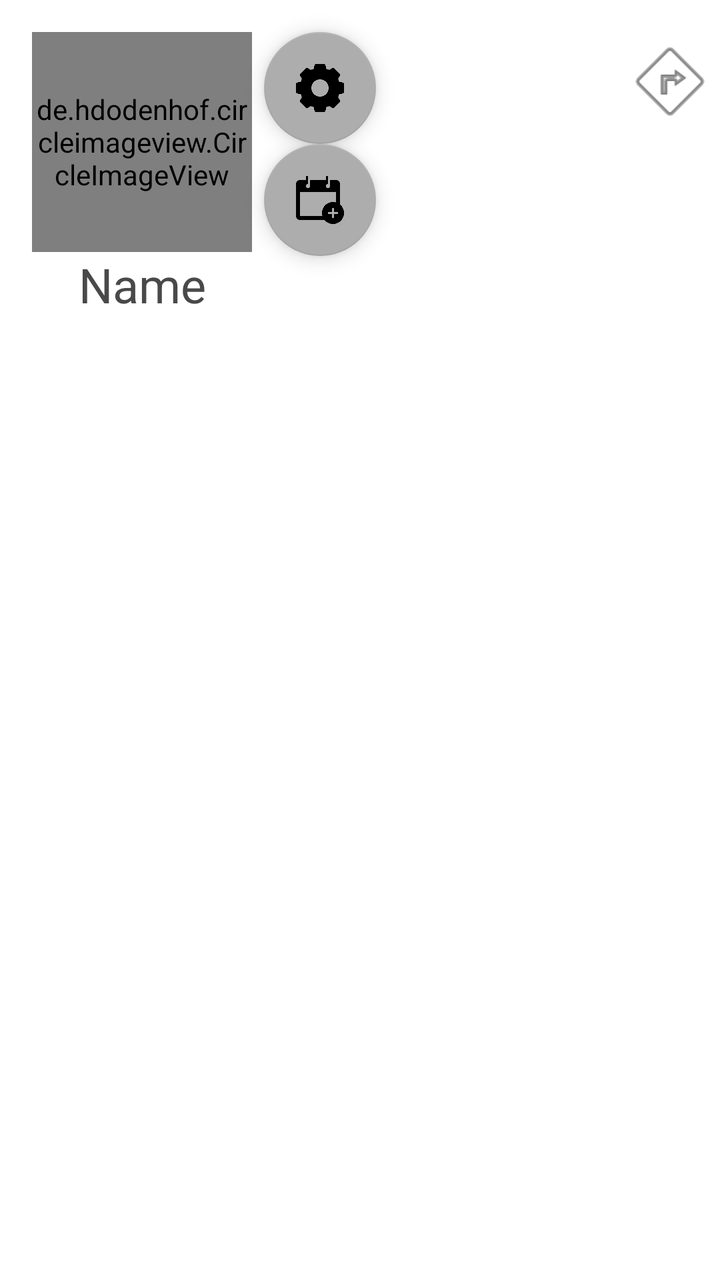
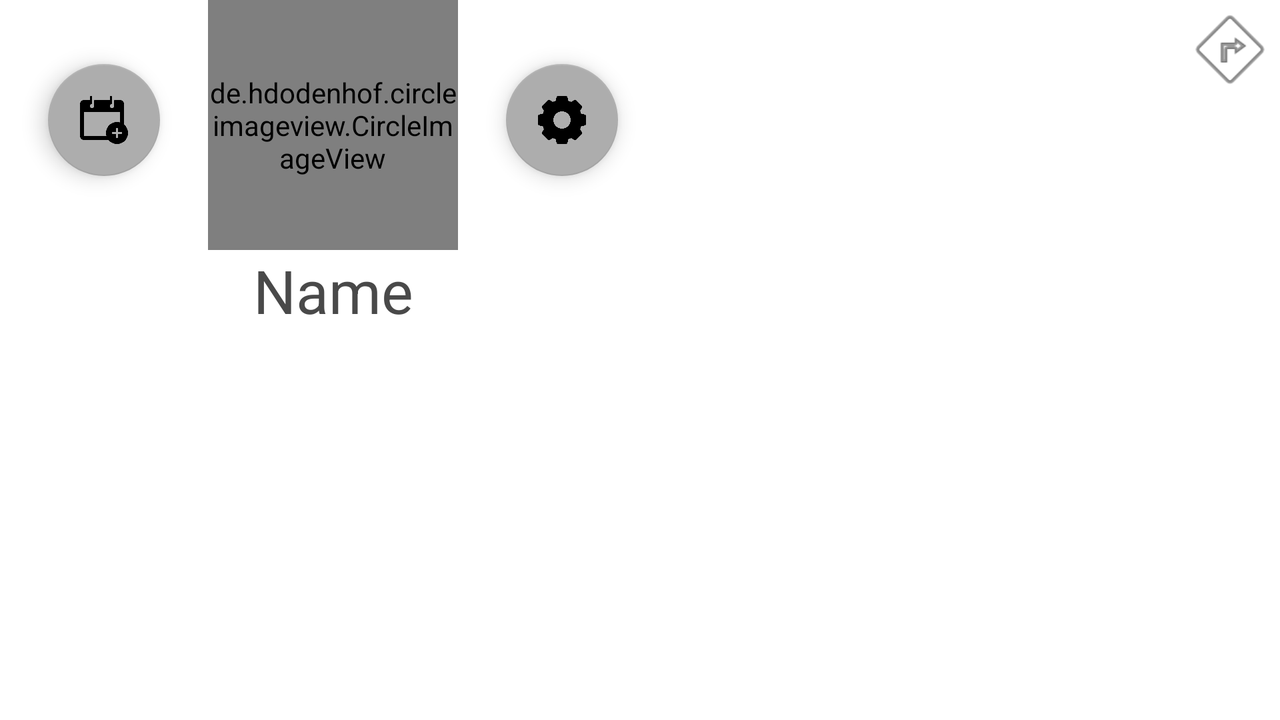

Two renders of one Android screen. The first uses the default layout on a phone; the second uses the alternative layout the repository ships for a different screen configuration, on a matching device. The two XML files are below.
<!-- AndroidManifest.xml: application theme AppTheme -->
<!-- res/layout/fragment_group_info.xml -->
<?xml version="1.0" encoding="utf-8"?>
<androidx.constraintlayout.widget.ConstraintLayout xmlns:android="http://schemas.android.com/apk/res/android"
    xmlns:app="http://schemas.android.com/apk/res-auto"
    xmlns:tools="http://schemas.android.com/tools"
    android:layout_width="match_parent"
    android:layout_height="match_parent"
    android:background="@color/background"
    android:scaleType="centerInside"
    tools:context=".ui.Groups.GroupInfoFragment">

    <de.hdodenhof.circleimageview.CircleImageView
        android:id="@+id/circleImageViewUserGroups"
        android:layout_width="110dp"
        android:layout_height="110dp"
        android:layout_marginStart="16dp"
        android:layout_marginTop="16dp"
        android:src="@color/colorAlt"
        app:layout_constraintStart_toStartOf="parent"
        app:layout_constraintTop_toTopOf="parent"
        tools:src="@drawable/ic_launcher_background" />

    <TextView
        android:id="@+id/textViewUser_GroupName"
        android:layout_width="wrap_content"
        android:layout_height="wrap_content"
        android:text="Name"
        android:textColor="@color/colorPrimaryDark"
        android:textSize="24sp"
        app:layout_constraintEnd_toEndOf="@+id/circleImageViewUserGroups"
        app:layout_constraintStart_toStartOf="@+id/circleImageViewUserGroups"
        app:layout_constraintTop_toBottomOf="@+id/circleImageViewUserGroups" />

    <com.google.android.material.floatingactionbutton.FloatingActionButton
        android:id="@+id/floatingActionButtonCreateMeet"
        android:layout_width="wrap_content"
        android:layout_height="wrap_content"
        android:background="@drawable/main_views_design"
        android:backgroundTint="@color/colorAccent"
        android:clickable="true"
        android:focusable="true"
        android:padding="5dp"
        android:src="@drawable/addmeet"
        app:layout_constraintStart_toStartOf="@+id/floatingActionButtonMembers"
        app:layout_constraintTop_toBottomOf="@+id/floatingActionButtonMembers"
        app:rippleColor="#00FFFFFF" />

    <androidx.recyclerview.widget.RecyclerView
        android:id="@+id/active_meeting_view"
        android:layout_width="wrap_content"
        android:layout_height="wrap_content"
        android:layout_marginStart="8dp"
        app:layout_constraintEnd_toEndOf="parent"
        app:layout_constraintStart_toEndOf="@+id/floatingActionButtonMembers"
        app:layout_constraintTop_toTopOf="@+id/floatingActionButtonMembers" />

    <FrameLayout
        android:id="@+id/container_chat"
        android:layout_width="0dp"
        android:layout_height="0dp"
        app:layout_constraintBottom_toBottomOf="parent"
        app:layout_constraintEnd_toEndOf="parent"
        app:layout_constraintHorizontal_bias="1.0"
        app:layout_constraintStart_toStartOf="parent"
        app:layout_constraintTop_toBottomOf="@+id/active_meeting_view" />

    <ImageView
        android:id="@+id/imageViewBigChat"
        android:layout_width="50dp"
        android:layout_height="50dp"
        android:src="@android:drawable/ic_menu_directions"
        app:layout_constraintEnd_toEndOf="parent"
        app:layout_constraintTop_toTopOf="@+id/container_chat" />

    <com.google.android.material.floatingactionbutton.FloatingActionButton
        android:id="@+id/floatingActionButtonMembers"
        android:layout_width="wrap_content"
        android:layout_height="wrap_content"
        android:layout_marginStart="132dp"
        android:clickable="true"
        android:focusable="true"
        android:src="@drawable/settings"
        app:backgroundTint="@color/colorAccent"
        app:layout_constraintStart_toStartOf="parent"
        app:layout_constraintTop_toTopOf="@+id/circleImageViewUserGroups" />


</androidx.constraintlayout.widget.ConstraintLayout>
<!-- resources referenced by this layout -->
<resources>
  <color name="background">#FFFFFF</color>
  <color name="colorAccent">#ADADAD</color>
  <color name="colorAlt">#FC6A55</color>
  <color name="colorPrimaryDark">#494949</color>
  <!-- drawable addmeet: png bitmap (drawable, 7362 bytes) -->
  <!-- drawable main_views_design (drawable) -->
  <?xml version="1.0" encoding="utf-8"?>
  <shape xmlns:android="http://schemas.android.com/apk/res/android"
      android:shape="rectangle">
      <solid android:color="@color/colorSecondary" />
      <padding
          android:left="10dp"
          android:right="10dp" />
      <corners android:radius="30dp" />
  </shape>
  <!-- drawable settings: png bitmap (drawable-v24, 9763 bytes) -->
  <style name="AppTheme" parent="Theme.AppCompat.Light.NoActionBar">
          
          <item name="colorPrimary">@color/colorPrimary</item>
          <item name="colorPrimaryDark">@color/colorPrimaryDark</item>
          <item name="colorAccent">@color/colorAccent</item>
      </style>
  <color name="colorSecondary">#FFA952</color>
  <color name="colorPrimary">@color/colorSecondaryDark</color>
  <color name="colorSecondaryDark">#BD7123</color>
</resources>
<!-- res/layout-land/fragment_group_info.xml (the repository's variant of the layout above) -->
<!-- drawn on the phone turned sideways -->
<?xml version="1.0" encoding="utf-8"?>
<androidx.constraintlayout.widget.ConstraintLayout xmlns:android="http://schemas.android.com/apk/res/android"
    xmlns:app="http://schemas.android.com/apk/res-auto"
    xmlns:tools="http://schemas.android.com/tools"
    android:layout_width="match_parent"
    android:layout_height="match_parent"
    android:background="@color/background"
    android:scaleType="centerInside"
    tools:context=".ui.Groups.GroupInfoFragment">


    <de.hdodenhof.circleimageview.CircleImageView
        android:id="@+id/circleImageViewUserGroups"
        android:layout_width="125dp"
        android:layout_height="125dp"
        android:layout_marginStart="24dp"
        android:src="@color/colorAlt"
        app:layout_constraintStart_toEndOf="@+id/floatingActionButtonCreateMeet"
        app:layout_constraintTop_toTopOf="parent"
        tools:src="@drawable/ic_launcher_background" />

    <TextView
        android:id="@+id/textViewUser_GroupName"
        android:layout_width="wrap_content"
        android:layout_height="wrap_content"
        android:text="Name"
        android:textColor="@color/colorPrimaryDark"
        android:textSize="30sp"
        app:layout_constraintEnd_toEndOf="@+id/circleImageViewUserGroups"
        app:layout_constraintStart_toStartOf="@+id/circleImageViewUserGroups"
        app:layout_constraintTop_toBottomOf="@+id/circleImageViewUserGroups" />

    <com.google.android.material.floatingactionbutton.FloatingActionButton
        android:id="@+id/floatingActionButtonCreateMeet"
        android:layout_width="wrap_content"
        android:layout_height="wrap_content"
        android:layout_marginStart="24dp"
        android:layout_marginTop="32dp"
        android:backgroundTint="@color/colorAccent"
        android:clickable="true"
        android:src="@drawable/addmeet"
        app:layout_constraintStart_toStartOf="parent"
        app:layout_constraintTop_toTopOf="parent"
        app:rippleColor="#00FFFFFF" />

    <androidx.recyclerview.widget.RecyclerView
        android:id="@+id/active_meeting_view"
        android:layout_width="0dp"
        android:layout_height="0dp"
        android:layout_marginTop="8dp"
        app:layout_constraintBottom_toTopOf="@+id/guideline19"
        app:layout_constraintEnd_toStartOf="@+id/container_chat"
        app:layout_constraintStart_toStartOf="parent"
        app:layout_constraintTop_toBottomOf="@+id/textViewUser_GroupName" />

    <FrameLayout
        android:id="@+id/container_chat"
        android:layout_width="0dp"
        android:layout_height="0dp"
        android:layout_marginStart="24dp"
        app:layout_constraintBottom_toTopOf="@+id/guideline19"
        app:layout_constraintEnd_toEndOf="parent"
        app:layout_constraintHorizontal_bias="0.0"
        app:layout_constraintStart_toEndOf="@+id/floatingActionButtonMembers"
        app:layout_constraintTop_toTopOf="parent" />

    <androidx.constraintlayout.widget.Guideline
        android:id="@+id/guideline19"
        android:layout_width="wrap_content"
        android:layout_height="wrap_content"
        android:orientation="horizontal"
        app:layout_constraintGuide_percent="1.0" />

    <com.google.android.material.floatingactionbutton.FloatingActionButton
        android:id="@+id/floatingActionButtonMembers"
        android:layout_width="wrap_content"
        android:layout_height="wrap_content"
        android:layout_marginStart="24dp"
        android:layout_marginTop="32dp"
        android:clickable="true"
        android:src="@drawable/settings"
        app:backgroundTint="@color/colorAccent"
        app:layout_constraintStart_toEndOf="@+id/circleImageViewUserGroups"
        app:layout_constraintTop_toTopOf="parent" />

    <ImageView
        android:id="@+id/imageViewBigChat"
        android:layout_width="50dp"
        android:layout_height="50dp"
        android:src="@android:drawable/ic_menu_directions"
        app:layout_constraintEnd_toEndOf="parent"
        app:layout_constraintTop_toTopOf="parent" />


</androidx.constraintlayout.widget.ConstraintLayout>
<!-- resources referenced by the variant -->
<!-- as the phone turned sideways resolves them -->
<resources>
  <color name="background">#FFFFFF</color>
  <color name="colorAccent">#ADADAD</color>
  <color name="colorAlt">#FC6A55</color>
  <color name="colorPrimaryDark">#494949</color>
  <!-- drawable addmeet: png bitmap (drawable, 7362 bytes) -->
  <!-- drawable settings: png bitmap (drawable-v24, 9763 bytes) -->
  <style name="AppTheme" parent="Theme.AppCompat.Light.NoActionBar">
          
          <item name="colorPrimary">@color/colorPrimary</item>
          <item name="colorPrimaryDark">@color/colorPrimaryDark</item>
          <item name="colorAccent">@color/colorAccent</item>
      </style>
  <color name="colorPrimary">@color/colorSecondaryDark</color>
  <color name="colorSecondaryDark">#BD7123</color>
</resources>
